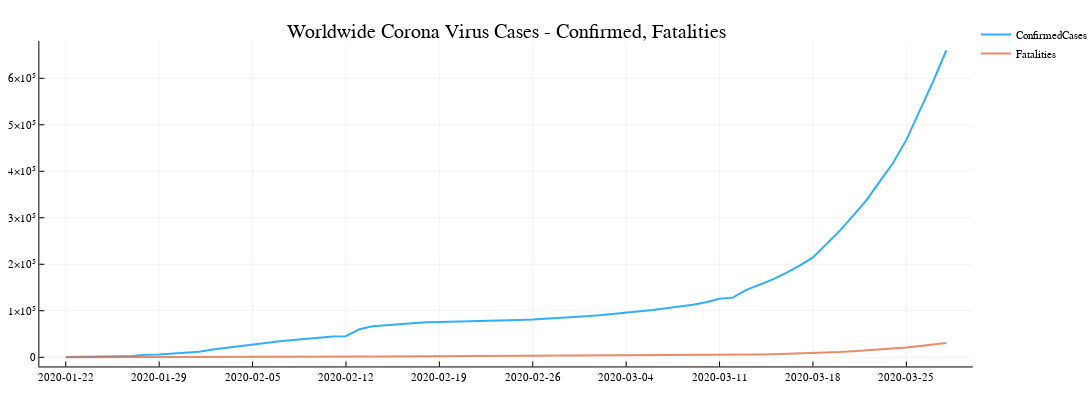

The cell this chart's notebook holds for it:
### Code cell
plotly() # Set the backend to Plotly
@df world_df plot(
    :Date,
    [:ConfirmedCases :Fatalities],
    lw = 2,
    size = (1200, 400),
    alpha = 0.8,
    # xticks = :Date,
    xticks = world_df.Date[1:7:end],
    title = "Worldwide Corona Virus Cases - Confirmed, Fatalities"
)

### Figure 1 — Plotly figure (JSON) as saved in the notebook; plotly's stock layout.template omitted (floating-point values rounded to 4 significant figures)
{"data": [{"colorbar": {"title": {"text": ""}}, "legendgroup": "ConfirmedCases", "line": {"color": "rgba(0, 154, 250, 0.800)", "dash": "solid", "shape": "linear", "width": 2}, "mode": "lines", "name": "ConfirmedCases", "showlegend": true, "type": "scatter", "x": [737446, 737447, 737448, 737449, 737450, 737451, 737452, 737453, 737454, 737455, 737456, 737457, 737458, 737459, 737460, 737461, 737462, 737463, 737464, 737465, 737466, 737467, 737468, 737469, 737470, 737471, 737472, 737473, 737474, 737475, 737476, 737477, 737478, 737479, 737480, 737481, 737482, 737483, 737484, 737485, 737486, 737487, 737488, 737489, 737490, 737491, 737492, 737493, 737494, 737495, 737496, 737497, 737498, 737499, 737500, 737501, 737502, 737503, 737504, 737505, 737506, 737507, 737508, 737509, 737510, 737511, 737512], "xaxis": "x", "y": [554, 653, 939, 1432, 2113, 2922, 5573, 6161, 8229, 9920, 12030, 16779, 19870, 23881, 27624, 30783, 34380, 37109, 40139, 42751, 44790, 45209, 60355, 66872, 69017, 71211, 73245, 75123, 75626, 76184, 76804, 78557, 78943, 79510, 80355, 81331, 82688, 84052, 85943, 88295, 90208, 92722, 94971, 97665, 101532, 105429, 109287, 112988, 118527, 125778, 128255, 145105, 155995, 167346, 181467, 196987, 214703, 242378, 271903, 304263, 337275, 377902, 417892, 467504, 529342, 593012, 660329], "yaxis": "y", "zmax": null, "zmin": null}, {"colorbar": {"title": {"text": ""}}, "legendgroup": "Fatalities", "line": {"color": "rgba(227, 111, 71, 0.800)", "dash": "solid", "shape": "linear", "width": 2}, "mode": "lines", "name": "Fatalities", "showlegend": true, "type": "scatter", "x": [737446, 737447, 737448, 737449, 737450, 737451, 737452, 737453, 737454, 737455, 737456, 737457, 737458, 737459, 737460, 737461, 737462, 737463, 737464, 737465, 737466, 737467, 737468, 737469, 737470, 737471, 737472, 737473, 737474, 737475, 737476, 737477, 737478, 737479, 737480, 737481, 737482, 737483, 737484, 737485, 737486, 737487, 737488, 737489, 737490, 737491, 737492, 737493, 737494, 737495, 737496, 737497, 737498, 737499, 737500, 737501, 737502, 737503, 737504, 737505, 737506, 737507, 737508, 737509, 737510, 737511, 737512], "xaxis": "x", "y": [17, 18, 26, 42, 56, 82, 131, 133, 171, 213, 259, 362, 426, 492, 564, 634, 719, 806, 906, 1013, 1113, 1118, 1371, 1523, 1666, 1770, 1868, 2007, 2122, 2247, 2251, 2458, 2469, 2629, 2708, 2770, 2814, 2872, 2940, 2995, 3079, 3153, 3243, 3336, 3446, 3541, 3781, 3966, 4262, 4615, 4720, 5404, 5819, 6440, 7126, 7905, 8733, 9867, 11299, 12973, 14659, 16498, 18623, 21179, 23966, 27192, 30646], "yaxis": "y", "zmax": null, "zmin": null}], "layout": {"annotations": [{"font": {"color": "rgba(0, 0, 0, 1)", "family": "sans-serif", "size": 20}, "rotation": 0, "showarrow": false, "text": "Worldwide Corona Virus Cases - Confirmed, Fatalities", "x": 0.5185, "xanchor": "center", "xref": "paper", "y": 1, "yanchor": "top", "yref": "paper"}], "height": 400, "legend": {"bgcolor": "rgba(255, 255, 255, 1.000)", "bordercolor": "rgba(0, 0, 0, 1)", "font": {"color": "rgba(0, 0, 0, 1)", "family": "sans-serif", "size": 11}, "tracegroupgap": 0, "x": 1, "y": 1}, "margin": {"b": 20, "l": 0, "r": 0, "t": 20}, "paper_bgcolor": "rgba(255, 255, 255, 1.000)", "plot_bgcolor": "rgba(255, 255, 255, 1.000)", "showlegend": true, "width": 1200, "xaxis": {"anchor": "y", "domain": [0.04032, 0.9967], "gridcolor": "rgba(0, 0, 0, 0.1)", "gridwidth": 0.5, "linecolor": "rgba(0, 0, 0, 1)", "mirror": false, "range": [737400.0, 737500.0], "showgrid": true, "showline": true, "showticklabels": true, "tickangle": 0, "tickcolor": "rgb(0, 0, 0)", "tickfont": {"color": "rgba(0, 0, 0, 1)", "family": "sans-serif", "size": 11}, "tickmode": "array", "ticks": "inside", "ticktext": ["2020-01-22", "2020-01-29", "2020-02-05", "2020-02-12", "2020-02-19", "2020-02-26", "2020-03-04", "2020-03-11", "2020-03-18", "2020-03-25"], "tickvals": [737446, 737453, 737460, 737467, 737474, 737481, 737488, 737495, 737502, 737509], "title": {"font": {"color": "rgba(0, 0, 0, 1)", "family": "sans-serif", "size": 15}, "text": ""}, "type": "linear", "visible": true, "zeroline": false, "zerolinecolor": "rgba(0, 0, 0, 1)"}, "yaxis": {"anchor": "x", "domain": [0.03762, 0.9415], "gridcolor": "rgba(0, 0, 0, 0.1)", "gridwidth": 0.5, "linecolor": "rgba(0, 0, 0, 1)", "mirror": false, "range": [-19790.0, 680100.0], "showgrid": true, "showline": true, "showticklabels": true, "tickangle": 0, "tickcolor": "rgb(0, 0, 0)", "tickfont": {"color": "rgba(0, 0, 0, 1)", "family": "sans-serif", "size": 11}, "tickmode": "array", "ticks": "inside", "ticktext": ["0", "1×10⁵", "2×10⁵", "3×10⁵", "4×10⁵", "5×10⁵", "6×10⁵"], "tickvals": [0, 100000, 200000, 300000, 400000, 500000, 600000], "title": {"font": {"color": "rgba(0, 0, 0, 1)", "family": "sans-serif", "size": 15}, "text": ""}, "type": "linear", "visible": true, "zeroline": false, "zerolinecolor": "rgba(0, 0, 0, 1)"}}}
